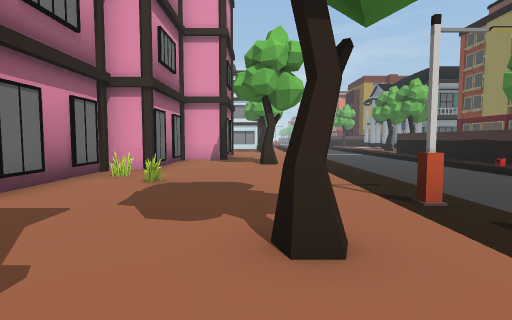
view 1 (above)

24 first-person views from a walk through a scene from a Unity 3-D project. The camera is 1.5 m above the floor, tilts 4° down and sees 80° across. The floor is counted in squares, 2 m on a side. Each view is taken from the middle of a square. On the plan, view 1 faces up. The plan holds only what a view shows up to about 10 squares ahead; the rest is blank. The place goes on beyond the plan. Some animated figures are not drawn.

view 2
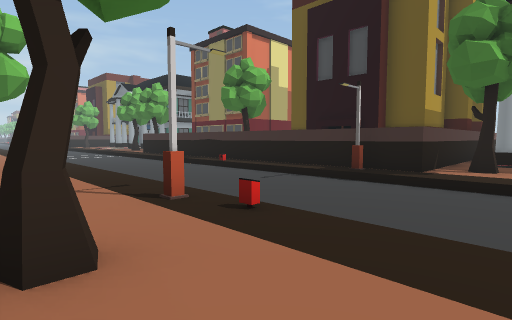

view 3
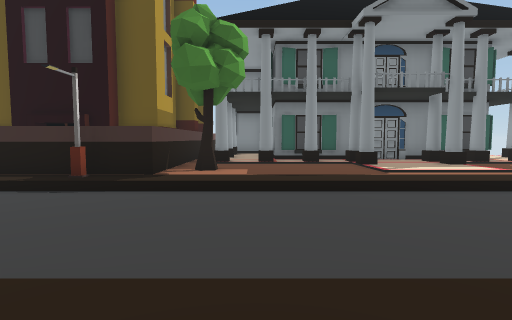

view 4
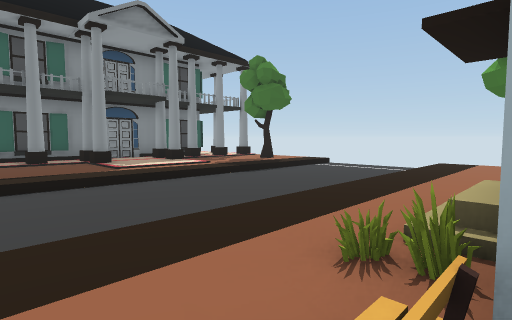

view 5
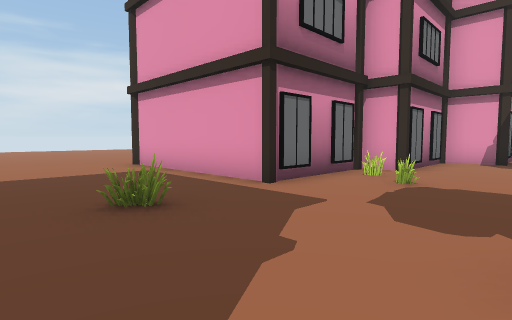

view 6
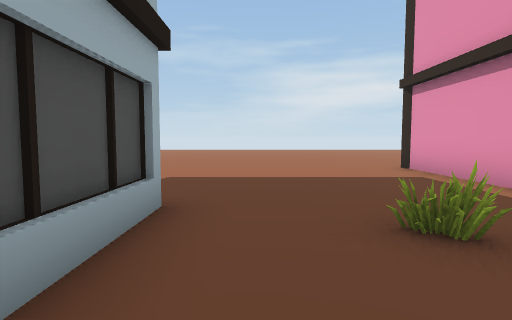

view 7
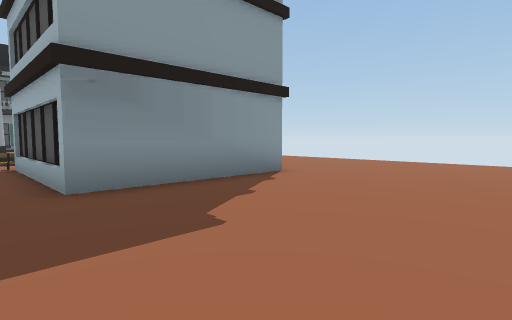

view 8
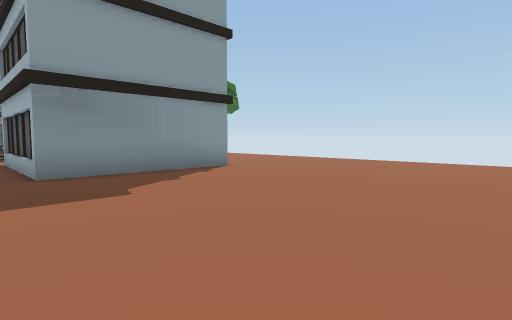

view 9
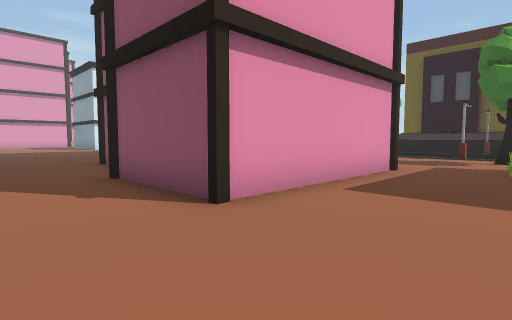

view 10
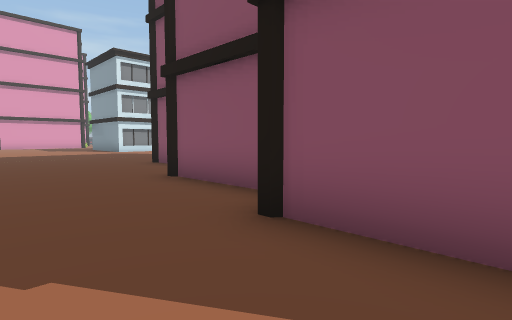

view 11
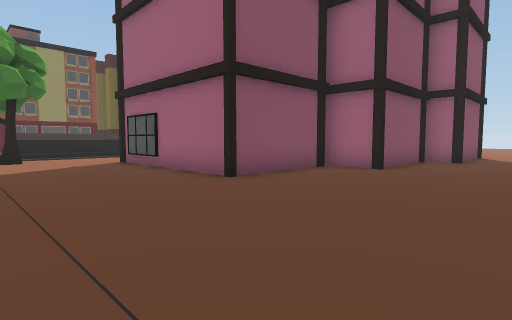

view 12
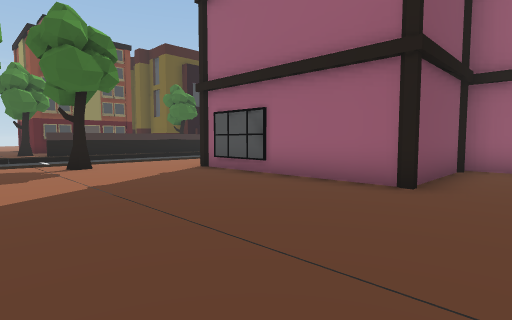

view 13
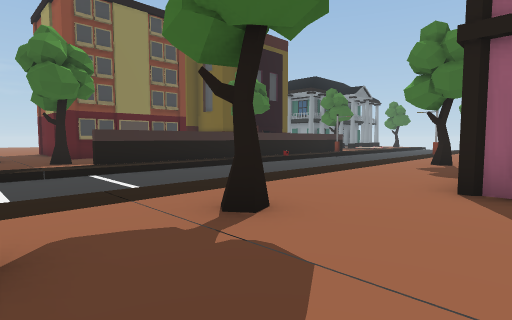

view 14
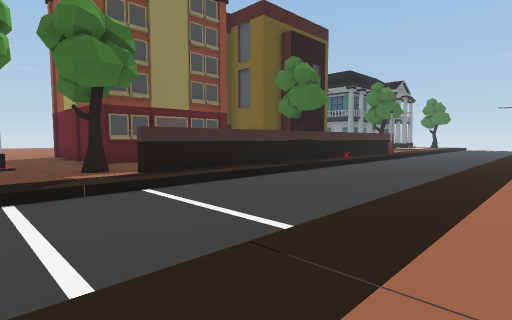

view 15
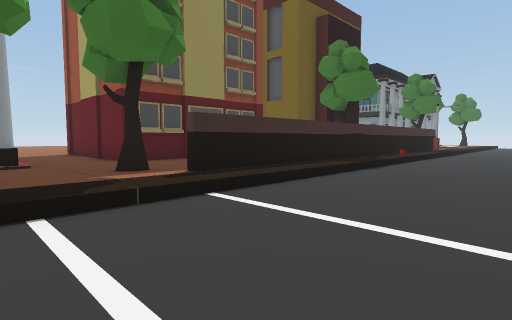

view 16
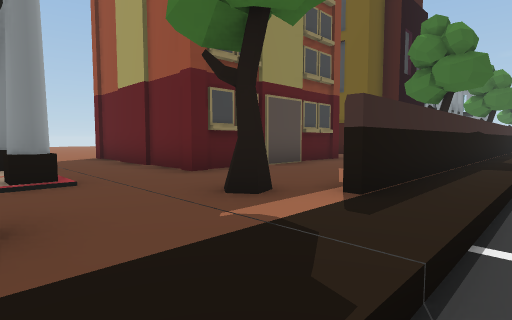

view 17
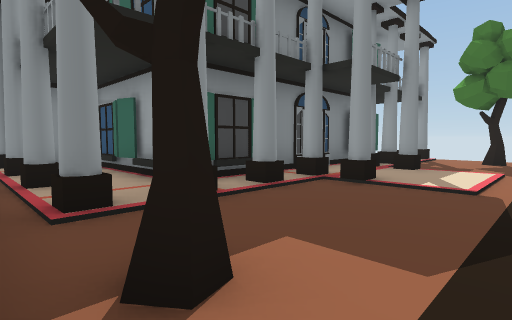

view 18
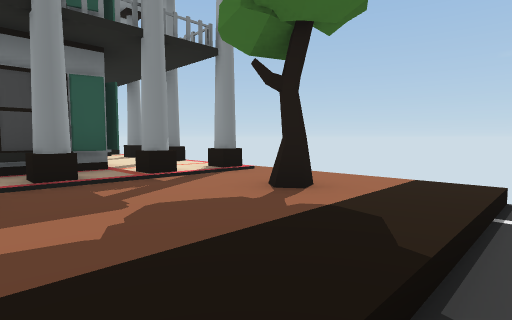

view 19
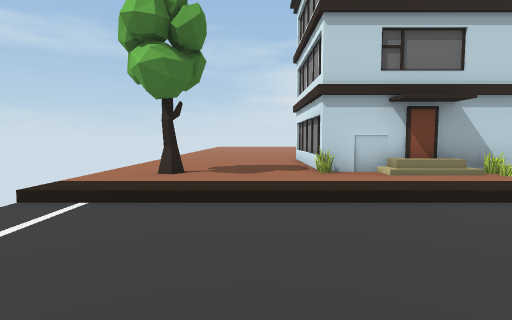

view 20
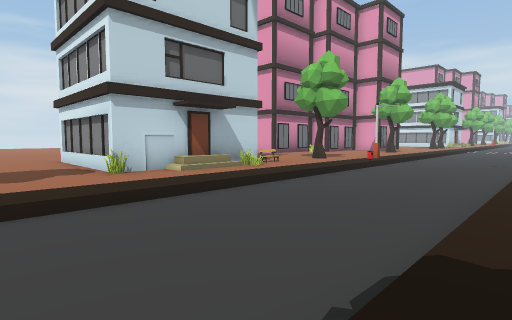

view 21
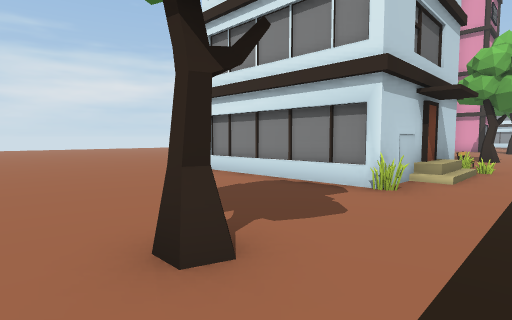

view 22
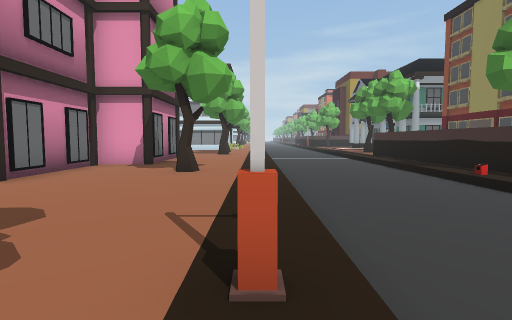

view 23
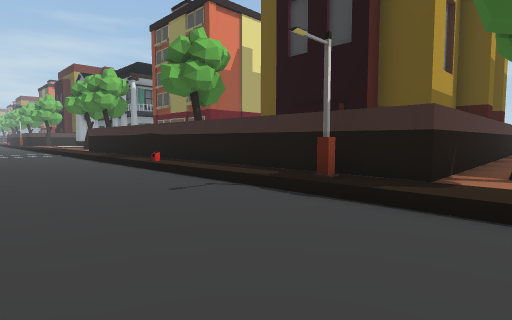

view 24
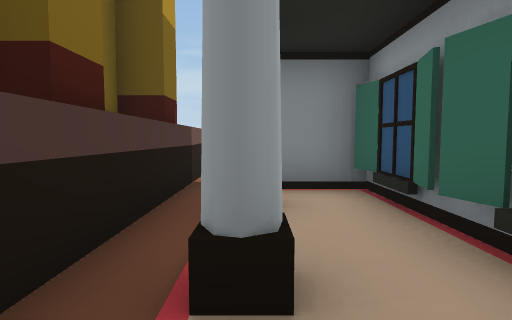

### Floor plan
Key: @ floor where view 1 was taken; # wall or solid block; . main floor; - floor 0.25 m lower than the main floor; = window, fence, low wall or low ledge; T tree; L lamp; B building; E bench; O other object.
Columns run from 11 left of view 1 to 18 right of it. Each row starts with its distance up from view 1.
 19    ........O..----.T..
 18 ..............----...B.B.
 17 ...........T..----.T.........
 16 ..............----#...#####..
 15 ..............----#...#
 14 .....######...----# ..#
 13 .....#    #...----# ..#
 12  ....#    #...----#  .#
 11  ....#  ###...----#
 10 ....##  #.....----#
  9 ....#   #..T..----#T
  8 ....#  ##.....----#
  7 ...##  #......----#
  6 ...#   #......----#
  5 ...#   #.=....----#
  4 ...#####.....L----L
  3 ..............----L#  ########
  2 ........=..T..----.####......
  1 ........=.....----.T.B.B.B B
  0 ...........@..----...B     B
 -1 .......####E..----.... BBBBB
 -2 .......#  ##=.----...B
 -3 .......#   #..----..BB
 -4 .......#   #..----..
 -5 .......#####..----..
 -6  .............----....
 -7  .............----...B
 -8  .............----...B BBB
 -9  ..........T..----.T..     B
-10  ...... ......-- -...B     B

Positions as (right, up) in squares from view 1, and headings:
1: (0, 0), facing up
2: (0, 0), facing up-right
3: (1, 0), facing right
4: (0, 0), facing down-right
5: (0, 0), facing up-left
6: (-1, 0), facing left
7: (-9, 0), facing down-right
8: (-11, 0), facing down-right
9: (-11, 1), facing up-right
10: (-11, 5), facing up-right
11: (-11, 18), facing down-right
12: (-8, 19), facing down-right
13: (-2, 19), facing down-right
14: (1, 19), facing down-right
15: (3, 19), facing down-right
16: (6, 19), facing down-right
17: (7, 2), facing down-right
18: (6, -6), facing down-right
19: (7, -7), facing left
20: (7, -8), facing up-left
21: (2, -10), facing up-left
22: (2, 2), facing up
23: (3, 1), facing up-right
24: (11, 1), facing right
